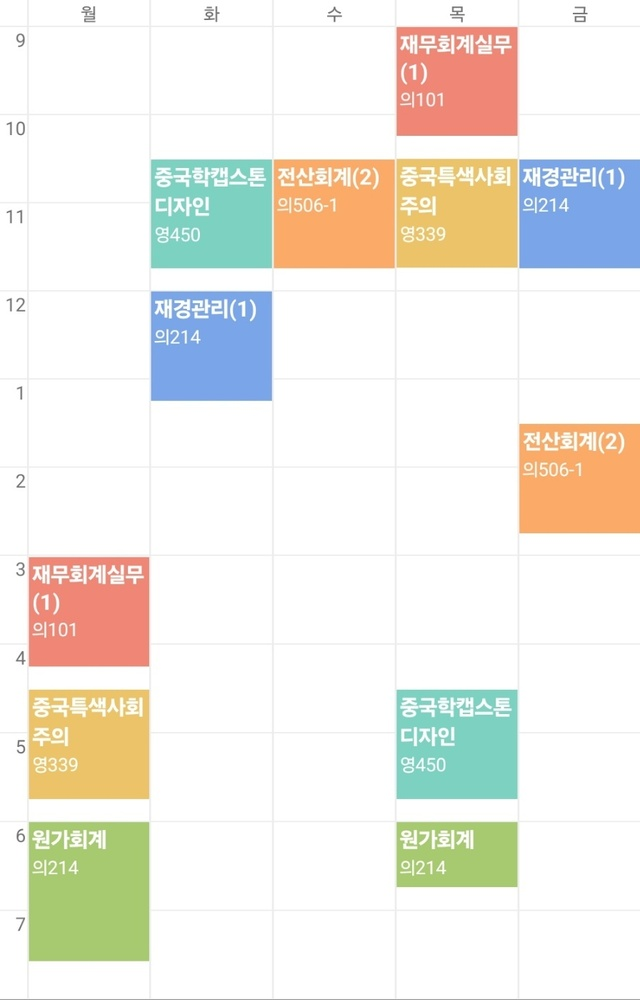
#> input picture images/지윤.jpg, 640 x 1000 px, shrunk from 896 x 1399 before the run; its folder holds only this picture in this run
$ python image2excel.py
#> lines starting #> are read from the running program, lines starting #| are printed output that depends on the picture; after the words box and inside, x2 and y2 are one past the last pixel; in counts of white or black regions, pixels touching at a corner belong together
import cv2
import numpy as np
import pandas as pd
import os
import sys

def is_horizontal(line, angle_threshold=10):
    x1, y1, x2, y2 = line
    angle = np.degrees(np.arctan2(y2 - y1, x2 - x1))
    return abs(angle) < angle_threshold

def is_vertical(line, angle_threshold=10):
    x1, y1, x2, y2 = line
    angle = np.degrees(np.arctan2(y2 - y1, x2 - x1))
    return abs(abs(angle) - 90) < angle_threshold

def merge_lines_by_axis(lines, is_axis_fn, axis=1, gap=30):
    lines = [line[0] for line in lines if is_axis_fn(line[0])]
    grouped = {}
    for line in lines:
        coord = (line[1] + line[3]) // 2 if axis == 1 else (line[0] + line[2]) // 2
        found = False
        for k in list(grouped.keys()):
            if abs(coord - k) < gap:
                grouped[k].append(line)
                found = True
                break
        if not found:
            grouped[coord] = [line]

    merged = []
    for k, group in grouped.items():
        xs = [p for line in group for p in [line[0], line[2]]]
        ys = [p for line in group for p in [line[1], line[3]]]
        if axis == 1:
            merged.append((min(xs), k, max(xs), k))
        else:
            merged.append((k, min(ys), k, max(ys)))
    return merged

def imread_unicode(path):
#> called with path = 'images/지윤.jpg'
    stream = np.fromfile(path, dtype=np.uint8)
    return cv2.imdecode(stream, cv2.IMREAD_COLOR)
#> returned value is the input picture: shape (1000, 640, 3); mean B, G, R 229.6, 237.3, 239.5

def standardize_dataframe(df):
    standard_index = ["08:30", "09:00", "09:30", "10:00", "10:30", "11:00", "11:30", "12:00", "12:30",
                      "13:00", "13:30", "14:00", "14:30", "15:00", "15:30", "16:00", "16:30", "17:00", "17:30"]
    standard_columns = ['월', '화', '수', '목', '금']
    df.index.name = None
    df.columns.name = None
    df = df[~df.index.duplicated(keep='first')]
    return df.reindex(index=standard_index, columns=standard_columns, fill_value=1)

def generate_availability_from_image(image_path, bg='auto'):
    img = imread_unicode(image_path)
    if img is None:
        raise FileNotFoundError(f"이미지를 불러올 수 없습니다: {image_path}")

    original = img.copy()
    hsv = cv2.cvtColor(img, cv2.COLOR_BGR2HSV)
#> hsv: shape (1000, 640, 3); mean H, S, V 15.1, 27.3, 247.7
    mask = cv2.inRange(hsv, (0, 30, 60), (180, 255, 255))
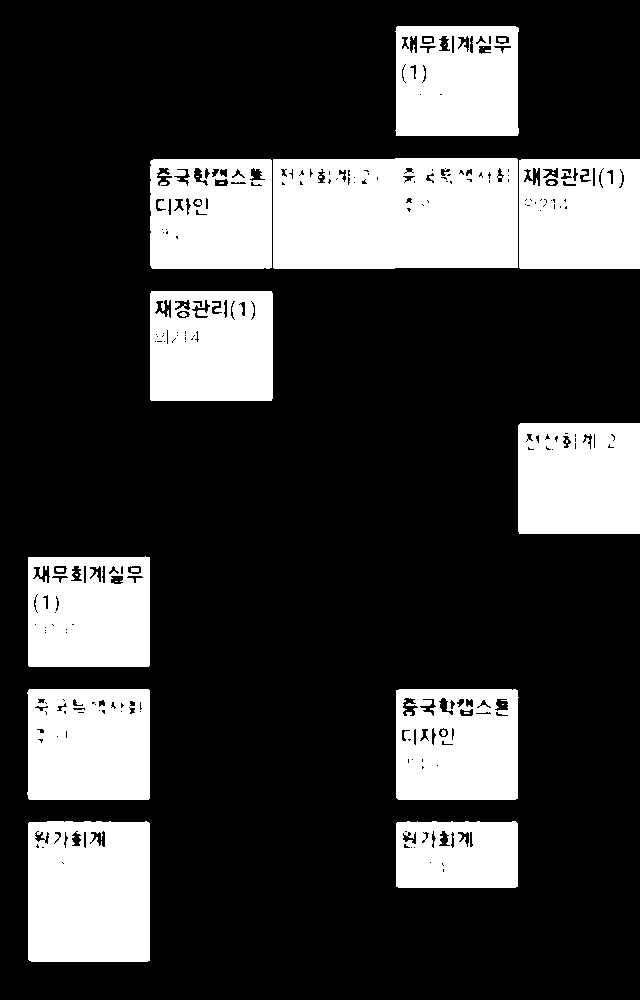
#> mask: shape (1000, 640); 23.9% white; 28 white regions (10 under 20 px), largest, box (x1, y1, x2, y2) and area: (273, 158, 518, 269) 26392, (28, 821, 150, 962) 16737, (518, 423, 640, 534) 13295
    kernel = cv2.getStructuringElement(cv2.MORPH_RECT, (5, 5))
    cleaned_mask = cv2.morphologyEx(mask, cv2.MORPH_OPEN, kernel)
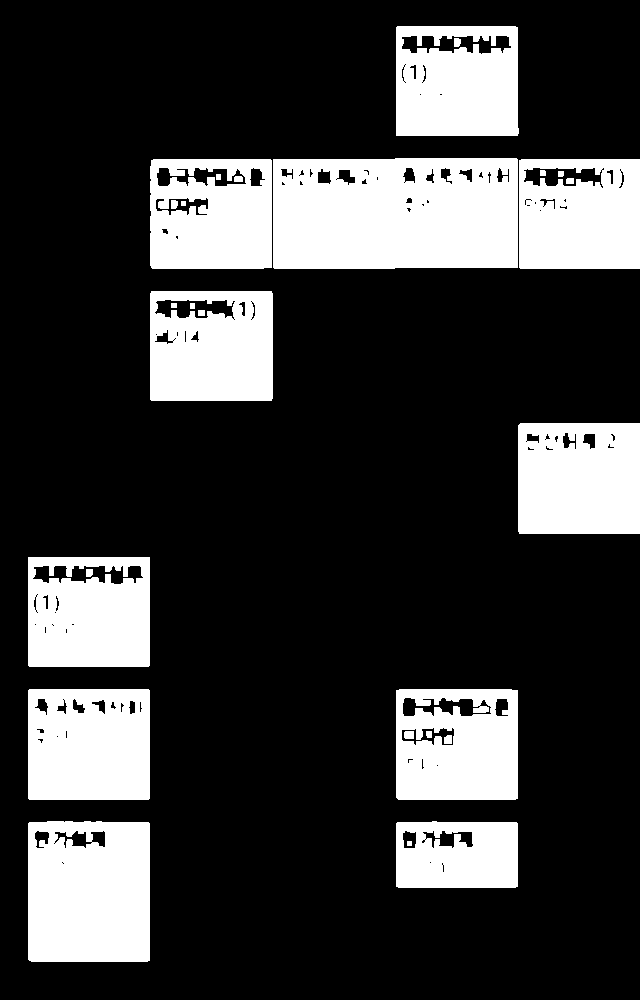
#> cleaned_mask: shape (1000, 640); 23.4% white; 27 white regions
    contours, _ = cv2.findContours(cleaned_mask, cv2.RETR_EXTERNAL, cv2.CHAIN_APPROX_SIMPLE)
#> contours = 11 contours; largest, box (x1, y1, x2, y2) and area: (273, 158, 518, 269) 26595, (28, 821, 150, 962) 16852, (28, 689, 150, 800) 13308, (518, 423, 640, 534) 13306, (396, 689, 518, 800) 13298
    boxes = [cv2.boundingRect(cnt) for cnt in contours if cv2.boundingRect(cnt)[2] > 30 and cv2.boundingRect(cnt)[3] > 30]
#> boxes = [(396, 821, 122, 67), (28, 821, 122, 141), (396, 689, 122, 111), (28, 689, 122, 111), (28, 557, 122, 110), (518, 423, 122, 111), (150, 291, 123, 110), (519, 159, 121, 110), (150, 159, 122, 110), (273, 158, 245, 111), (396, 26, 123, 110)]

    if bg == 'auto':
        bg_sample = img[5, 5]
#> bg_sample = [255, 255, 255]
        bg_brightness = np.mean(bg_sample)
#> bg_brightness = 255
        bg = 'white' if bg_brightness > 127 else 'black'
#> bg = 'white'

    img_cleaned = img.copy()
    bg_color = np.median(original, axis=(0, 1)).astype(np.uint8)
#> bg_color = [255, 255, 255]
    for (x, y, w, h) in boxes:
        if w > 60 and h > 40:
            cv2.rectangle(img_cleaned, (x, y), (x + w, y + h), color=bg_color.tolist(), thickness=-1)
#> this loop made 11 passes
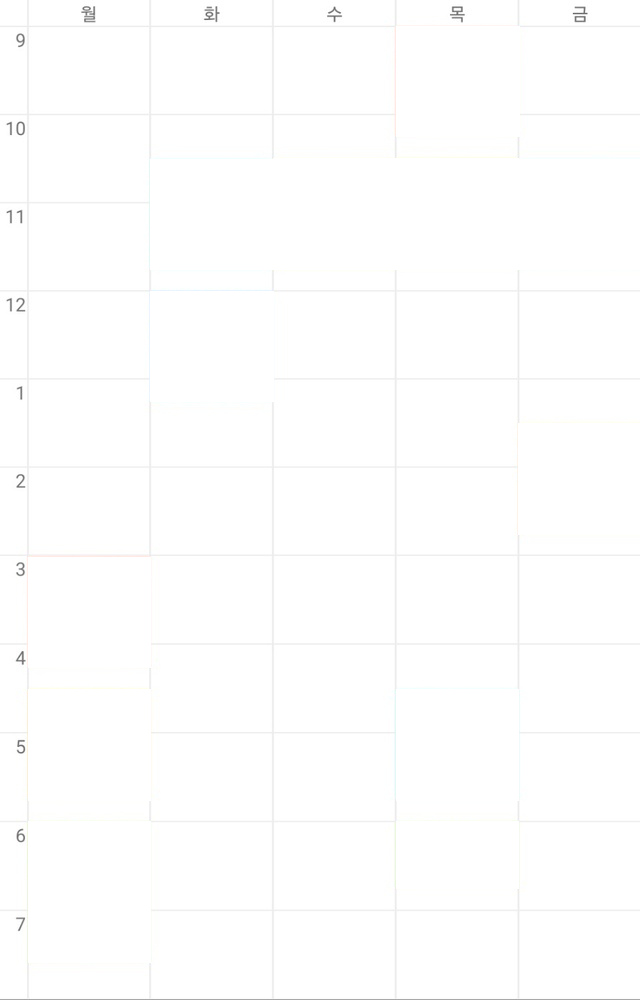
#> img_cleaned: shape (1000, 640, 3); mean B, G, R 254.2, 254.3, 254.2

    gray = cv2.cvtColor(img_cleaned, cv2.COLOR_BGR2GRAY)
    if bg == 'black':
        gray = cv2.bitwise_not(gray)
    blur = cv2.GaussianBlur(gray, (3, 3), 0)
    binary = cv2.adaptiveThreshold(blur, 255, cv2.ADAPTIVE_THRESH_MEAN_C, cv2.THRESH_BINARY, 15, 10)
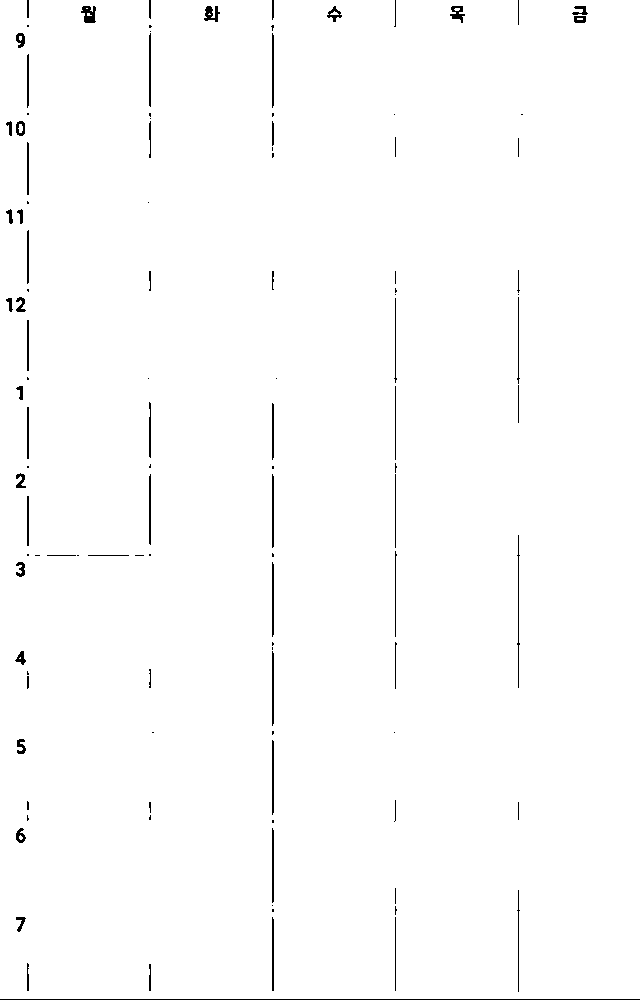
#> binary: shape (1000, 640); 99% white; black in thin lines or dots

    edges = cv2.Canny(binary, 50, 150, apertureSize=3)
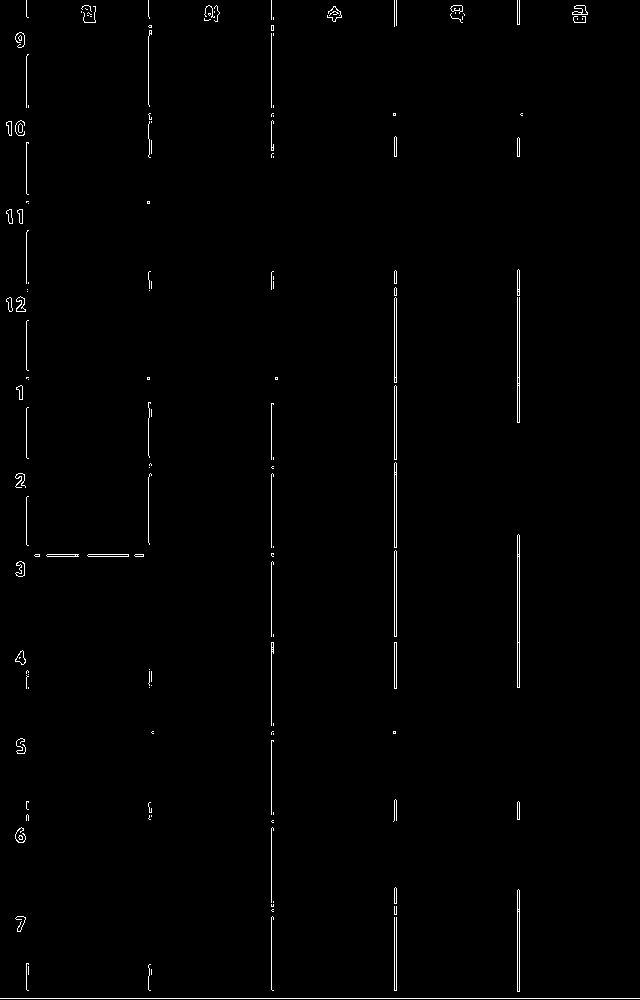
#> edges: shape (1000, 640); 0.89% white in thin lines or dots
    lines = cv2.HoughLinesP(edges, 1, np.pi / 180, threshold=100, minLineLength=100, maxLineGap=20)
#> lines = [[271, 998, 271, 403], [394, 998, 394, 888], [519, 687, 519, 535], [396, 688, 396, 271], [0, 998, 639, 998], [517, 422, 517, 270], [148, 156, 148, 0], [394, 688, 394, 271], [517, 687, 517, 535], [519, 422, 519, 270]]
    if lines is None:
        raise ValueError("❌ 선을 감지하지 못했습니다.")

    horiz_lines = merge_lines_by_axis(lines, is_horizontal, axis=1)
#> in merge_lines_by_axis, `lines = [line[0] for line in lines if is_axis_fn(line[0])]`: lines = [[0, 998, 639, 998]]
#> the loop in merge_lines_by_axis, `for line in lines:` made 1 pass
#> (line, coord) on pass 1: ([0, 998, 639, 998], 998)
#> after the loop in merge_lines_by_axis, `for line in lines:`: grouped = {998: [[0, 998, 639, 998]]}
#> the loop in merge_lines_by_axis, `for k, group in grouped.items():` made 1 pass
#> (k, group, xs, ys) on pass 1: (998, [[0, 998, 639, 998]], [0, 639], [998, 998])
#> after the loop in merge_lines_by_axis, `for k, group in grouped.items():`: merged = [(0, 998, 639, 998)]
#> horiz_lines = [(0, 998, 639, 998)]
    vert_lines = merge_lines_by_axis(lines, is_vertical, axis=0)
#> the loop in merge_lines_by_axis (call 2), `for line in lines:` made 9 passes
#> (line, coord) on passes 1 to 9: ([271, 998, 271, 403], 271), ([394, 998, 394, 888], 394), ([519, 687, 519, 535], 519), ([396, 688, 396, 271], 396), ([517, 422, 517, 270], 517), ([148, 156, 148, 0], 148), ([394, 688, 394, 271], 394), ([517, 687, 517, 535], 517), ([519, 422, 519, 270], 519)
#> the loop in merge_lines_by_axis (call 2), `for k, group in grouped.items():` made 4 passes
#> (k, group, ys) on passes 1, 4: (271, [[271, 998, 271, 403]], [998, 403]), (148, [[148, 156, 148, 0]], [156, 0])
#> (k, xs, ys) on passes 2 to 3: (394, [394, 394, 396, 396, 394, 394], [998, 888, 688, 271, 688, 271]), (519, [519, 519, 517, 517, 517, 517, 519, 519], [687, 535, 422, 270, 687, 535, 422, 270])
#> vert_lines = [(271, 403, 271, 998), (394, 271, 394, 998), (519, 270, 519, 687), (148, 0, 148, 156)]

    height, width = original.shape[:2]
#> height = 1000; width = 640
    full_horiz_lines = []
    full_vert_lines = []
    for x1, y1, x2, y2 in horiz_lines:
        y = (y1 + y2) // 2
        full_horiz_lines.append(y)
#> this loop made 1 pass
#> after the loop, full_horiz_lines = [998]
    for x1, y1, x2, y2 in vert_lines:
        x = (x1 + x2) // 2
        full_vert_lines.append(x)
#> this loop made 4 passes
#> (x1, y1, x2, y2, x) on passes 1 to 4: (271, 403, 271, 998, 271), (394, 271, 394, 998, 394), (519, 270, 519, 687, 519), (148, 0, 148, 156, 148)
#> after the loop, full_vert_lines = [271, 394, 519, 148]

    full_horiz_lines = sorted(full_horiz_lines)
    full_vert_lines = sorted(full_vert_lines)
#> full_vert_lines = [148, 271, 394, 519]

    midlines = []
    for i in range(len(full_horiz_lines) - 1):
        y = (full_horiz_lines[i] + full_horiz_lines[i + 1]) // 2
        midlines.append(y)
#> this loop made 0 passes
#> after the loop, midlines = []

    all_y = sorted(full_horiz_lines + midlines)
#> all_y = [998]
    all_x = full_vert_lines
#> all_x = [148, 271, 394, 519]

    availability = np.ones((len(all_y)-1, len(all_x)-1), dtype=int)
#> availability = empty array
    for (bx, by, bw, bh) in boxes:
        for i in range(len(all_y) - 1):
            for j in range(len(all_x) - 1):
                cell_x1, cell_x2 = all_x[j], all_x[j+1]
                cell_y1, cell_y2 = all_y[i], all_y[i+1]
                x_overlap = max(0, min(bx + bw, cell_x2) - max(bx, cell_x1))
                y_overlap = max(0, min(by + bh, cell_y2) - max(by, cell_y1))
                area_overlap = x_overlap * y_overlap
                area_cell = (cell_x2 - cell_x1) * (cell_y2 - cell_y1)
                if area_overlap / area_cell > 0.2:
                    availability[i, j] = 0
#> this loop made 11 passes

    df = pd.DataFrame(
    availability,
    index=[f"{(i//2 + 9):02d}:{'30' if i%2 else '00'}" for i in range(len(all_y)-1)],
    columns=['월', '화', '수', '목', '금'][:len(all_x)-1]
    )
#> df = table of 0 rows and 3 columns

    return standardize_dataframe(df)

def process_all_images(image_dir="images", output_dir="input"):
    os.makedirs(output_dir, exist_ok=True)
    for file in os.listdir(image_dir):
        if file.lower().endswith(".jpg"):
            name = os.path.splitext(file)[0]
            image_path = os.path.join(image_dir, file)
            try:
                df = generate_availability_from_image(image_path)
#> df = table of 19 rows and 5 columns
                df.to_excel(os.path.join(output_dir, f"{name}.xlsx"), index=True)
                print(f"✅ {file} → {name}.xlsx 저장 완료")
            except Exception as e:
                print(f"⚠️ {file} 처리 중 오류 발생: {e}")

if __name__ == "__main__":
    image_dir = sys.argv[1] if len(sys.argv) > 1 else "images"
    output_dir = sys.argv[2] if len(sys.argv) > 2 else "input"
    process_all_images(image_dir, output_dir)
